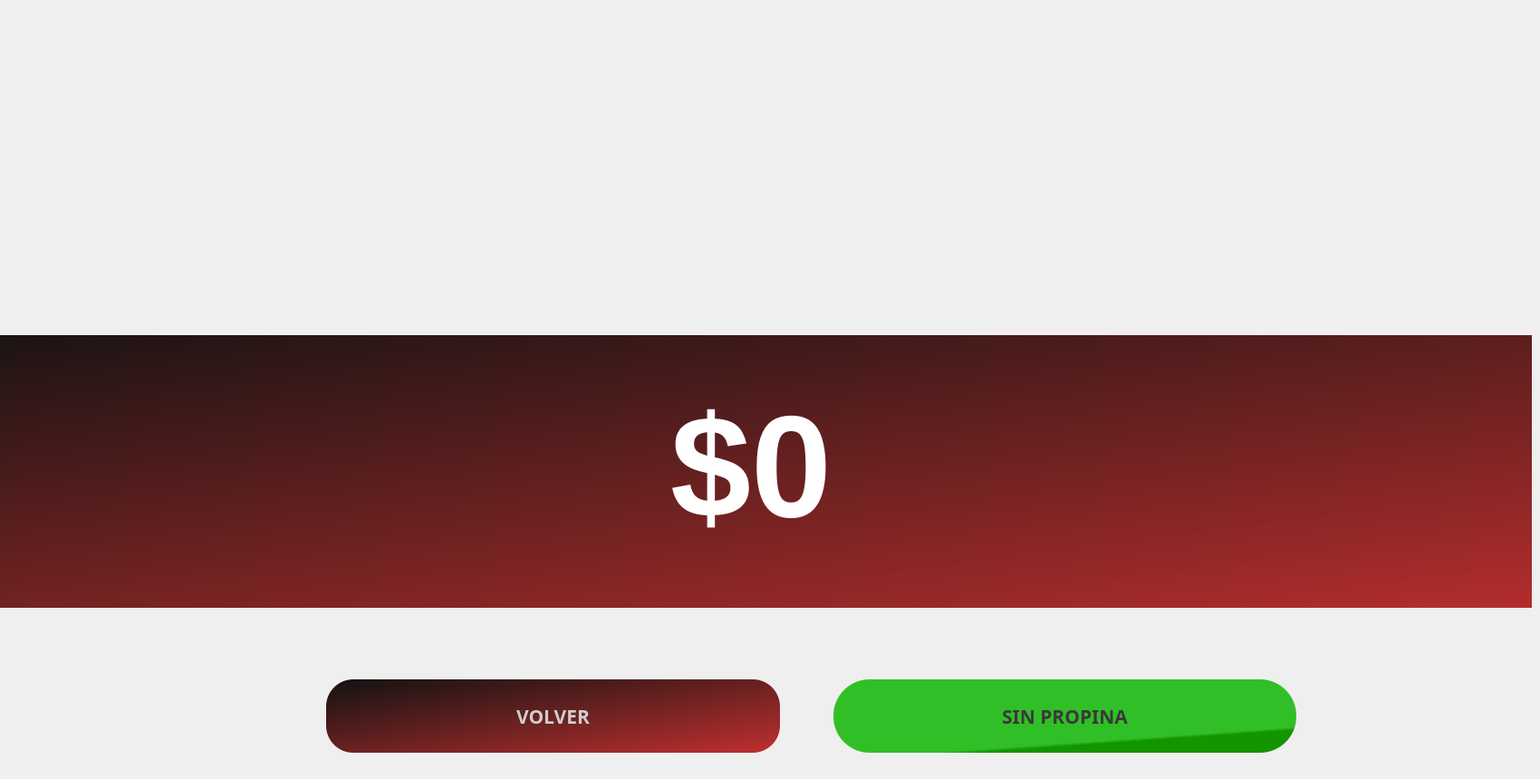
   <widget class="QWidget" name="page_15">
    <widget class="QGroupBox" name="gcobrar_5">
     <property name="geometry">
      <rect>
       <x>0</x>
       <y>30</y>
       <width>1691</width>
       <height>821</height>
      </rect>
     </property>
     <property name="styleSheet">
      <string notr="true">background-color: rgb(128, 128, 128);
background-color:rgb(82, 196, 97);
background-color:transparent;

border-radius:10%;</string>
     </property>
     <property name="title">
      <string/>
     </property>
     <widget class="QLabel" name="label_103">
      <property name="geometry">
       <rect>
        <x>-29</x>
        <y>-40</y>
        <width>251</width>
        <height>21</height>
       </rect>
      </property>
      <property name="font">
       <font>
        <family>Sans Serif</family>
        <pointsize>16</pointsize>
        <weight>75</weight>
        <italic>false</italic>
        <bold>true</bold>
       </font>
      </property>
      <property name="styleSheet">
       <string notr="true">background-color:transparent;
color:rgb(101, 179, 0)</string>
      </property>
      <property name="text">
       <string/>
      </property>
     </widget>
     <widget class="QPushButton" name="bvolverPropina5">
      <property name="geometry">
       <rect>
        <x>-260</x>
        <y>340</y>
        <width>2261</width>
        <height>301</height>
       </rect>
      </property>
      <property name="font">
       <font>
        <family>Ubuntu Mono</family>
        <pointsize>16</pointsize>
        <weight>75</weight>
        <italic>false</italic>
        <bold>true</bold>
        <underline>false</underline>
       </font>
      </property>
      <property name="toolTip">
       <string>Ayuda</string>
      </property>
      <property name="whatsThis">
       <string extracomment="help"/>
      </property>
      <property name="styleSheet">
       <string notr="true">background-color:qlineargradient(spread:pad, x1:0, y1:0, x2:1, y2:1, stop:0 rgba(18, 18, 18, 255), stop:1 rgba(192, 47, 47, 255));
color:rgb(195, 43, 43);
border-radius:150%</string>
      </property>
      <property name="text">
       <string/>
      </property>
      <property name="icon">
       <iconset>
        <normaloff>../../1Entregable/cajsSATELITE/eum/app/cajeroF/iconos/fb5.png</normaloff>../../1Entregable/cajsSATELITE/eum/app/cajeroF/iconos/fb5.png</iconset>
      </property>
      <property name="iconSize">
       <size>
        <width>40</width>
        <height>40</height>
       </size>
      </property>
      <property name="toolTipDuration" stdset="0">
       <number>3</number>
      </property>
     </widget>
     <widget class="QLabel" name="valvol3">
      <property name="geometry">
       <rect>
        <x>740</x>
        <y>380</y>
        <width>222</width>
        <height>210</height>
       </rect>
      </property>
      <property name="sizePolicy">
       <sizepolicy hsizetype="MinimumExpanding" vsizetype="Preferred">
        <horstretch>0</horstretch>
        <verstretch>0</verstretch>
       </sizepolicy>
      </property>
      <property name="maximumSize">
       <size>
        <width>620</width>
        <height>16777212</height>
       </size>
      </property>
      <property name="font">
       <font>
        <family>Ubuntu</family>
        <pointsize>120</pointsize>
        <weight>75</weight>
        <italic>false</italic>
        <bold>true</bold>
       </font>
      </property>
      <property name="styleSheet">
       <string notr="true">background-color:transparent;
color:rgb(255, 255, 255);
border-radius:40%</string>
      </property>
      <property name="lineWidth">
       <number>3</number>
      </property>
      <property name="text">
       <string>$0</string>
      </property>
     </widget>
     <widget class="QPushButton" name="bsinpropina">
      <property name="enabled">
       <bool>true</bool>
      </property>
      <property name="geometry">
       <rect>
        <x>920</x>
        <y>720</y>
        <width>511</width>
        <height>81</height>
       </rect>
      </property>
      <property name="font">
       <font>
        <family>Ubuntu Mono</family>
        <pointsize>16</pointsize>
        <weight>75</weight>
        <italic>false</italic>
        <bold>true</bold>
        <underline>false</underline>
       </font>
      </property>
      <property name="toolTip">
       <string>Ayuda</string>
      </property>
      <property name="whatsThis">
       <string extracomment="help"/>
      </property>
      <property name="styleSheet">
       <string notr="true">background-color: rgb(128, 128, 128);
background-color:rgb(220, 220, 220);
color:rgb(57, 57, 57);
background-color:rgb(25, 166, 68);
background-color:qlineargradient(spread:pad, x1:0.682786, y1:0.29, x2:1, y2:1, stop:0.584821 rgba(49, 191, 39, 255), stop:0.633929 rgba(19, 149, 0, 255));
border-radius:40%;
</string>
      </property>
      <property name="text">
       <string>SIN PROPINA</string>
      </property>
      <property name="iconSize">
       <size>
        <width>30</width>
        <height>30</height>
       </size>
      </property>
      <property name="toolTipDuration" stdset="0">
       <number>3</number>
      </property>
     </widget>
     <widget class="QPushButton" name="bvolverPropina">
      <property name="geometry">
       <rect>
        <x>360</x>
        <y>720</y>
        <width>501</width>
        <height>81</height>
       </rect>
      </property>
      <property name="font">
       <font>
        <family>Ubuntu Mono</family>
        <pointsize>16</pointsize>
        <weight>75</weight>
        <italic>false</italic>
        <bold>true</bold>
        <underline>false</underline>
       </font>
      </property>
      <property name="toolTip">
       <string>Ayuda</string>
      </property>
      <property name="whatsThis">
       <string extracomment="help"/>
      </property>
      <property name="styleSheet">
       <string notr="true">

background-color: rgb(128, 128, 128);
background-color:rgb(220, 220, 220);
color:rgb(206, 206, 206);
background-color:qlineargradient(spread:pad, x1:1, y1:0, x2:0, y2:1, stop:0 rgba(231, 98, 98, 255), stop:1 rgba(200, 98, 98, 255));
background-color:qlineargradient(spread:pad, x1:0, y1:0, x2:1, y2:1, stop:0 rgba(18, 18, 18, 255), stop:1 rgba(192, 47, 47, 255));
border-radius:30%;</string>
      </property>
      <property name="text">
       <string>VOLVER</string>
      </property>
      <property name="iconSize">
       <size>
        <width>40</width>
        <height>40</height>
       </size>
      </property>
      <property name="toolTipDuration" stdset="0">
       <number>3</number>
      </property>
     </widget>
    </widget>
   </widget>
